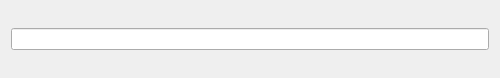
<?xml version="1.0" encoding="UTF-8"?>
<ui version="4.0">
 <class>URLWidget</class>
 <widget class="QWidget" name="URLWidget">
  <property name="geometry">
   <rect>
    <x>0</x>
    <y>0</y>
    <width>500</width>
    <height>78</height>
   </rect>
  </property>
  <property name="windowTitle">
   <string>Form</string>
  </property>
  <layout class="QHBoxLayout" name="horizontalLayout">
   <item>
    <widget class="QLineEdit" name="URLLineEdit"/>
   </item>
  </layout>
 </widget>
 <resources/>
 <connections/>
</ui>
